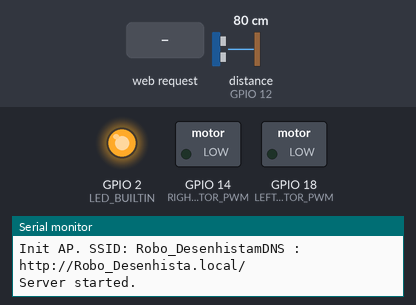
Simulated run of this program. Board: ESP32. Shown: switched loads named in the program (green lamp = pin HIGH), output pins drawn as LEDs (lit = HIGH), the last lines printed to the serial monitor. The test bench sets the inputs (shaded band); at power-on: distance to the obstacle (sensor on GPIO 12) 80 cm. The echo pulse lasts 58.3 µs per cm.

Above: at 1.2 s.
1.3 s: HTTP request GET /forward received
2.8 s: HTTP request GET /start received
At 3.21 s:
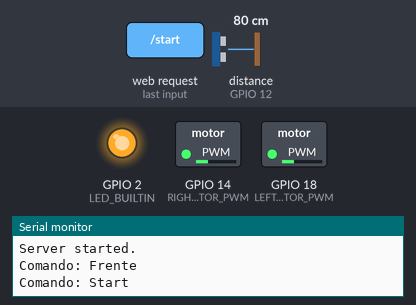
At 4.2 s:
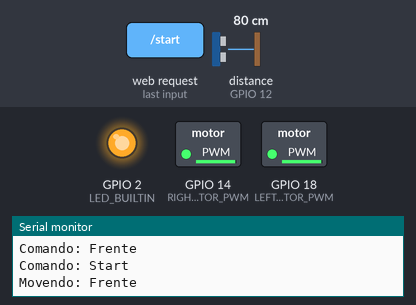
5.8 s: HTTP request GET /left received
7.3 s: HTTP request GET /start received
At 8.8 s:
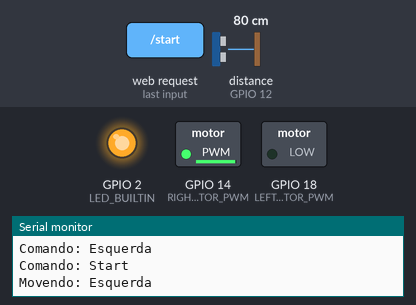
Timing chart, 0 to 11.3 s (numbered marks = the images above; inputs shaded):
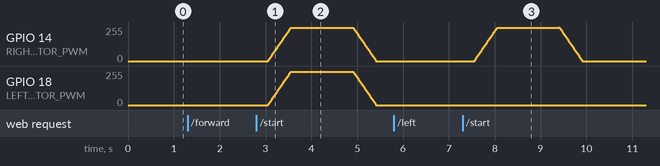

The program:

main.cpp
```cpp
#include <Arduino.h>
#include <WiFi.h>
#include <WebServer.h>
#include <Ultrasonic.h>
#include <vector>
#include <ESPmDNS.h>

#define LED_BUILTIN 2
#define SENSOR_ECHO 12
#define SENSOR_TRIG 13
#define RIGHT_MOTOR_PWM 14
#define LEFT_MOTOR_PWM 18

const char* ssid = "Robo_Desenhista";
std::vector<int> CommandList;

WebServer server(80);
Ultrasonic ultrasonic(SENSOR_TRIG, SENSOR_ECHO);

// Sensor / controle constants
const int OBSTACLE_THRESHOLD = 30; // distância que considera obstáculo (cm)
const int HYSTERESIS = 5; // histerese para evitar oscilações
const int SENSOR_SAMPLES = 5; // número de amostras para filtro simples

// Leitura filtrada do sensor (média simples, descarta outliers se necessário)
int readFilteredDistance() {
  long sum = 0;
  int minV = 10000, maxV = 0;
  for (int i = 0; i < SENSOR_SAMPLES; i++) {
    int d = ultrasonic.read();
    sum += d;
    if (d < minV) minV = d;
    if (d > maxV) maxV = d;
    delay(5);
  }
  // remover menor e maior para reduzir ruído quando SENSOR_SAMPLES >= 3
  if (SENSOR_SAMPLES >= 3) {
    sum -= minV;
    sum -= maxV;
    return (int)(sum / (SENSOR_SAMPLES - 2));
  }
  return (int)(sum / SENSOR_SAMPLES);
}

// Funções utilitárias para ligar/desligar motores com fade
void fadeStopBoth() {
  for (int i = 255; i >= 0; i -= 5) {
    analogWrite(LEFT_MOTOR_PWM, i);
    analogWrite(RIGHT_MOTOR_PWM, i);
    delay(10);
  }
  analogWrite(LEFT_MOTOR_PWM, 0);
  analogWrite(RIGHT_MOTOR_PWM, 0);
}

void fadeStopLeft() {
  for (int i = 255; i >= 0; i -= 5) {
    analogWrite(LEFT_MOTOR_PWM, i);
    delay(10);
  }
  analogWrite(LEFT_MOTOR_PWM, 0);
}

void fadeStopRight() {
  for (int i = 255; i >= 0; i -= 5) {
    analogWrite(RIGHT_MOTOR_PWM, i);
    delay(10);
  }
  analogWrite(RIGHT_MOTOR_PWM, 0);
}


bool inMovement = false;
int currentCommandIndex = 0;
unsigned long movementStartTime = 0;
bool movementInProgress = false;
bool rightMotorOn = false;
bool leftMotorOn = false;
bool waitingSensor = false;

String getPage() {
  return R"rawliteral(
<!DOCTYPE html>
<html>
<head>
<meta charset='UTF-8'>
<meta name='viewport' content='width=device-width, initial-scale=1.0'>
<title>Controle do Robô</title>
<style>
  body {
    font-family: 'Arial', sans-serif;
    text-align: center;
    background-color: #f0f0f0;
    margin: 0;
    padding: 20px;
    box-sizing: border-box;
  }

  h2 {
    color: #333;
    font-size: 1.8em;
    margin-bottom: 20px;
  }

  .button-container {
    display: flex;
    flex-direction: column;
    align-items: center;
    gap: 15px;
  }

  button {
    width: 80%; /* Ajusta a largura dos botões para 80% da tela */
    max-width: 300px; /* Limita a largura máxima para não ficarem muito grandes em telas largas */
    padding: 15px 20px;
    font-size: 1.2em;
    color: white;
    background-color: #007BFF;
    border: none;
    border-radius: 8px;
    cursor: pointer;
    transition: background-color 0.3s ease;
  }

  button:hover {
    background-color: #0056b3;
  }

  .inline-buttons {
    display: flex;
    justify-content: center;
    gap: 10px; /* Espaço entre os botões */
  }

  .inline-buttons button {
    width: 48%; /* Cada botão ocupa metade da largura, com um pequeno espaço */
    max-width: 145px;
  }
</style>
</head>
<body>

<h2>Controle do Robô</h2>

<div class='button-container'>
  <button onclick="location.href='/forward'">Frente</button>

  <div class='inline-buttons'>
    <button onclick="location.href='/left'">Esquerda</button>
    <button onclick="location.href='/right'">Direita</button>
  </div>

  <button onclick="location.href='/start'">Start</button>
  <button onclick="location.href='/cancel'">Cancel</button>

  <div class='inline-buttons'>
    <button onclick="location.href='/undo'">Desfazer</button>
    <button onclick="location.href='/clear'">Limpar</button>
  </div>
</div>

</body>
</html>
)rawliteral";
}

void handleRoot() {
  server.send(200, "text/html", getPage());
}

void handleForward() {
  CommandList.push_back(0);
  Serial.println("Comando: Frente");
  server.send(200, "text/html", getPage());
}

void handleLeft() {
  CommandList.push_back(1);
  Serial.println("Comando: Esquerda");
  server.send(200, "text/html", getPage());
}

void handleRight() {
  CommandList.push_back(2);
  Serial.println("Comando: Direita");
  server.send(200, "text/html", getPage());
}

void handleStart() {
  Serial.println("Comando: Start");
  if (!CommandList.empty()) {
    inMovement = true;
    currentCommandIndex = 0;
    movementInProgress = false;
    waitingSensor = false;
  } else {
    Serial.println("Lista de comandos vazia");
  }
  server.send(200, "text/html", getPage());
}

void handleCancel() {
  Serial.println("Comando: Cancel");
  inMovement = false;
  movementInProgress = false;
  CommandList.clear();
  analogWrite(LEFT_MOTOR_PWM, 0);
  analogWrite(RIGHT_MOTOR_PWM, 0);
  server.send(200, "text/html", getPage());
}

void handleUndo() {
  if (!CommandList.empty()) {
    CommandList.pop_back();
    Serial.println("Comando: Undo");
  } else {
    Serial.println("Lista vazia, nada para remover");
  }
  server.send(200, "text/html", getPage());
}

void handleClear() {
  CommandList.clear();
  Serial.println("Comando: Clear");
  server.send(200, "text/html", getPage());
}

void ApInit() {
  Serial.print("Init AP. SSID: ");
  Serial.print(ssid);
  WiFi.softAP(ssid);
  if (MDNS.begin("Robo_Desenhista")) {
    Serial.println("mDNS : http://Robo_Desenhista.local/");
  } else {
    Serial.println("Erro ao iniciar mDNS");
  }

  server.on("/", handleRoot);
  server.on("/forward", handleForward);
  server.on("/left", handleLeft);
  server.on("/right", handleRight);
  server.on("/cancel", handleCancel);
  server.on("/start", handleStart);
  server.on("/undo", handleUndo);
  server.on("/clear", handleClear);

  server.begin();
  Serial.println("Server started.");
}

void CheckApState() {
  if (WiFi.softAPgetStationNum() >= 0) {
    digitalWrite(LED_BUILTIN, HIGH);
  } else {
    digitalWrite(LED_BUILTIN, LOW);
  }
}

void setup() {
  Serial.begin(9600);
  pinMode(LED_BUILTIN, OUTPUT);
  pinMode(LEFT_MOTOR_PWM, OUTPUT);
  pinMode(RIGHT_MOTOR_PWM, OUTPUT);
  ApInit();
}

void loop() {
  CheckApState();
  server.handleClient();

  if (inMovement) {
    if (currentCommandIndex >= CommandList.size()) {
      inMovement = false;
      currentCommandIndex = 0;
      analogWrite(LEFT_MOTOR_PWM, 0);
      analogWrite(RIGHT_MOTOR_PWM, 0);
      CommandList.clear();
      Serial.println("Todos os comandos executados");
      return;
    }

    int dist = readFilteredDistance();
    // usar histerese: se estava esperando, só libera quando acima de threshold + HYSTERESIS
    if (dist <= OBSTACLE_THRESHOLD && !waitingSensor) {
      // parar motores com fade, usando flags atuais
      if (leftMotorOn && rightMotorOn) {
        fadeStopBoth();
        rightMotorOn = false;
        leftMotorOn = false;
      } else if (leftMotorOn) {
        fadeStopLeft();
        leftMotorOn = false;
      } else if (rightMotorOn) {
        fadeStopRight();
        rightMotorOn = false;
      }
      Serial.println("Esperando liberação do sensor");
      waitingSensor = true;
      return;
    }

    if (dist > (OBSTACLE_THRESHOLD + HYSTERESIS) && waitingSensor) {
      Serial.println("Sensor liberado, continuando");
      waitingSensor = false;
      movementInProgress = false;
    }

    if (!movementInProgress && !waitingSensor) {
      int cmd = CommandList[currentCommandIndex];
      movementStartTime = millis();
      movementInProgress = true;

      switch (cmd) {
        case 0:
          delay(200);
          for(int i=0;i<255;i+=5){
            analogWrite(LEFT_MOTOR_PWM, i);
            analogWrite(RIGHT_MOTOR_PWM, i);
            delay(10);
          }
          leftMotorOn = true;
          rightMotorOn = true;
          Serial.println("Movendo: Frente");
          break;
        case 1:
          delay(200);
          for(int i=0;i<255;i+=5){
            analogWrite(RIGHT_MOTOR_PWM, i);
            delay(10);
          }
          rightMotorOn = true;
          Serial.println("Movendo: Esquerda");
          break;
        case 2:
          delay(200);
          for(int i=0;i<255;i+=5){
            analogWrite(LEFT_MOTOR_PWM, i);
            delay(10);
          }
          leftMotorOn = true;
          Serial.println("Movendo: Direita");
          break;
      }
    }

    if (movementInProgress && millis() - movementStartTime >= 2000) {
      if(leftMotorOn && rightMotorOn){
        for(int i=255;i>0;i-=5){
            analogWrite(LEFT_MOTOR_PWM, i);
            analogWrite(RIGHT_MOTOR_PWM, i);
            delay(10);
        }
        rightMotorOn = false;
        leftMotorOn = false;
      }
      else if(leftMotorOn){
        for(int i=255;i>0;i-=5){
            analogWrite(LEFT_MOTOR_PWM, i);
            delay(10);
        }
        leftMotorOn = false;
      }
      else if(rightMotorOn){
        for(int i=255;i>0;i-=5){
            analogWrite(RIGHT_MOTOR_PWM, i);
            delay(10);
        }
        rightMotorOn = false;
      }
      movementInProgress = false;
      currentCommandIndex++;
    }
  }
}
```

Measured:
- after the input at 2.8 s, GPIO 14 (RIGHT_MOTOR_PWM), GPIO 18 (LEFT_MOTOR_PWM): rises from 0/255 to 255/255 in 1.8 s, then falls to 0/255 in 0.51 s
- after the input at 7.3 s, GPIO 14 (RIGHT_MOTOR_PWM): rises from 0/255 to 255/255 in 1.8 s, then falls to 0/255 in 0.51 s
